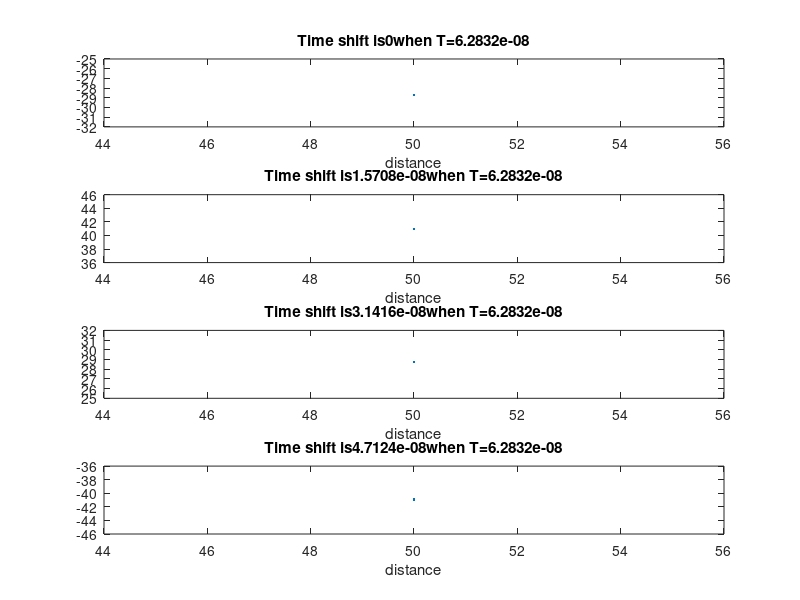

The MATLAB source for this figure:
close all;clear all;clc;
x=50:1:50; %Spatial Axis
c=3e8;
w=1e8; %radian freq
T=2*pi/w;
beta=w/c;
lambda=2*pi/beta;
t=[0 T/4 T/2 3*T/4 ];
for k=1:length(t)
    E(k,:)=50*cos(w*t(k)+beta*x);
    figure(1); subplot(length(t),1,k);
    plot(x,E(k,:));
    title(['Time shift is',num2str(t(k)),'when T=' ,num2str(T)]);
    xlabel('distance');
end
T,beta,lambda
disp('Conclusion-Form the Plot it is clear that the wave is movingin -x direction');